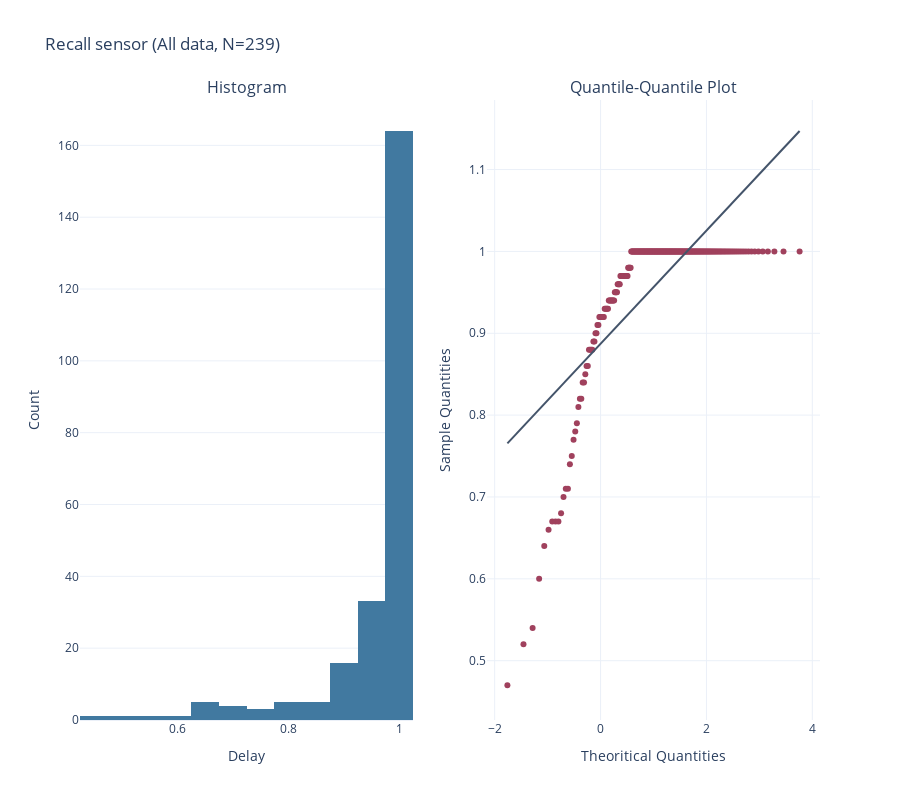
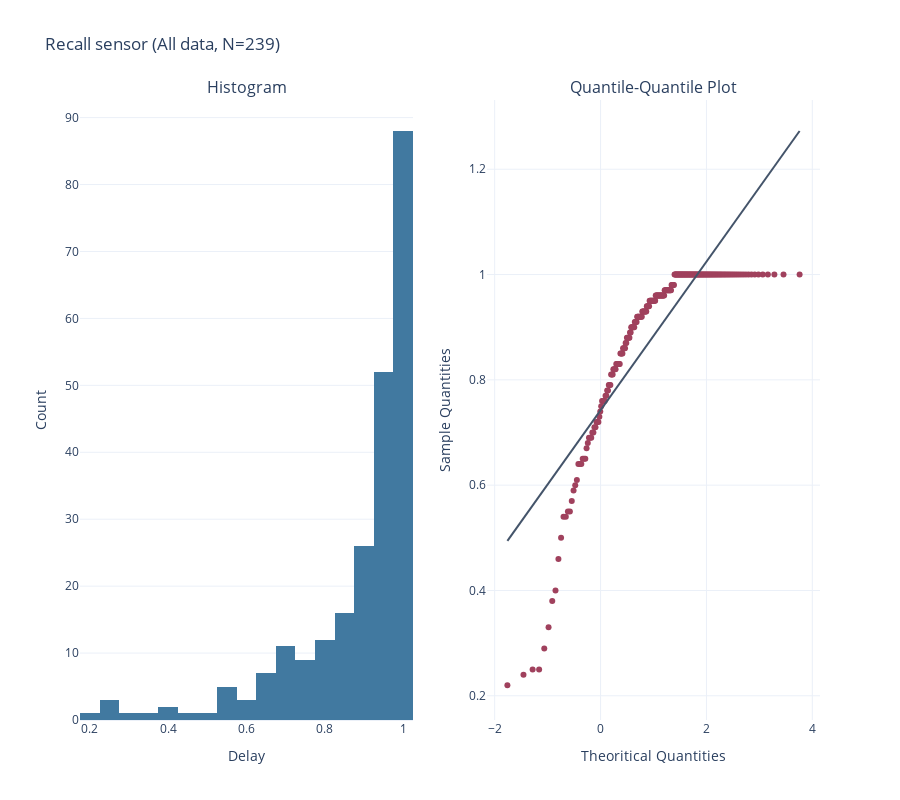

Notebook cell for these charts, in order:
### Code cell
metric = "Recall"
normality_test(fr_mag[metric], sensor=metric, type="All data")
normality_test(fr_pzt[metric], sensor=metric, type="All data")

### Figure 1 — Plotly figure (JSON) as saved in the notebook; plotly's stock layout.template omitted (floating-point values rounded to 4 significant figures; data arrays with more than 128 entries replaced by an {"elided": "..."} marker saying what was removed)
{"data": [{"marker": {"color": "#4179A0"}, "type": "histogram", "x": {"elided": "239 float values"}, "xaxis": "x", "yaxis": "y"}, {"marker": {"color": "#A0415D"}, "mode": "markers", "type": "scatter", "x": {"elided": "239 float values"}, "xaxis": "x2", "y": {"elided": "239 float values"}, "yaxis": "y2"}, {"line": {"color": "#44546A"}, "mode": "lines", "type": "scatter", "x": [-1.759, 3.759], "xaxis": "x2", "y": [0.7655, 1.147], "yaxis": "y2"}], "layout": {"annotations": [{"font": {"size": 16}, "showarrow": false, "text": "Histogram", "x": 0.225, "xanchor": "center", "xref": "paper", "y": 1, "yanchor": "bottom", "yref": "paper"}, {"font": {"size": 16}, "showarrow": false, "text": "Quantile-Quantile Plot", "x": 0.775, "xanchor": "center", "xref": "paper", "y": 1, "yanchor": "bottom", "yref": "paper"}], "height": 800, "showlegend": false, "title": {"text": "Recall sensor (All data, N=239)"}, "width": 900, "xaxis": {"anchor": "y", "domain": [0, 0.45], "title": {"text": "Delay"}, "zeroline": false}, "xaxis2": {"anchor": "y2", "domain": [0.55, 1], "title": {"text": "Theoritical Quantities"}, "zeroline": false}, "yaxis": {"anchor": "x", "domain": [0, 1], "title": {"text": "Count"}}, "yaxis2": {"anchor": "x2", "domain": [0, 1], "title": {"text": "Sample Quantities"}}}}

### Figure 2 — Plotly figure (JSON) as saved in the notebook; plotly's stock layout.template omitted (floating-point values rounded to 4 significant figures; data arrays with more than 128 entries replaced by an {"elided": "..."} marker saying what was removed)
{"data": [{"marker": {"color": "#4179A0"}, "type": "histogram", "x": {"elided": "239 float values"}, "xaxis": "x", "yaxis": "y"}, {"marker": {"color": "#A0415D"}, "mode": "markers", "type": "scatter", "x": {"elided": "239 float values"}, "xaxis": "x2", "y": {"elided": "239 float values"}, "yaxis": "y2"}, {"line": {"color": "#44546A"}, "mode": "lines", "type": "scatter", "x": [-1.759, 3.759], "xaxis": "x2", "y": [0.4942, 1.273], "yaxis": "y2"}], "layout": {"annotations": [{"font": {"size": 16}, "showarrow": false, "text": "Histogram", "x": 0.225, "xanchor": "center", "xref": "paper", "y": 1, "yanchor": "bottom", "yref": "paper"}, {"font": {"size": 16}, "showarrow": false, "text": "Quantile-Quantile Plot", "x": 0.775, "xanchor": "center", "xref": "paper", "y": 1, "yanchor": "bottom", "yref": "paper"}], "height": 800, "showlegend": false, "title": {"text": "Recall sensor (All data, N=239)"}, "width": 900, "xaxis": {"anchor": "y", "domain": [0, 0.45], "title": {"text": "Delay"}, "zeroline": false}, "xaxis2": {"anchor": "y2", "domain": [0.55, 1], "title": {"text": "Theoritical Quantities"}, "zeroline": false}, "yaxis": {"anchor": "x", "domain": [0, 1], "title": {"text": "Count"}}, "yaxis2": {"anchor": "x2", "domain": [0, 1], "title": {"text": "Sample Quantities"}}}}
